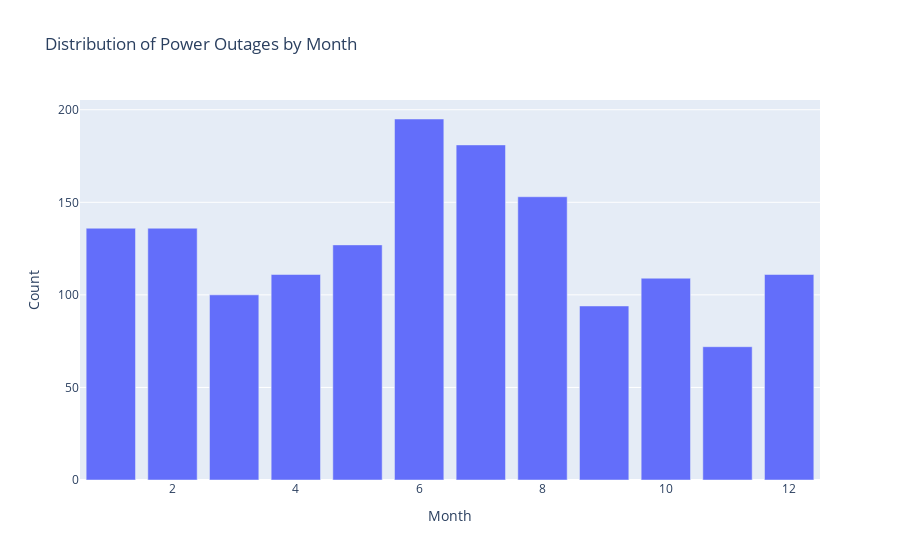

The notebook cell saved with this chart:
### Code cell
# Calculate the count of power outages for each month
month_counts = outages['MONTH'].value_counts().sort_index()

# Create a bar chart of the month
fig_month = px.bar(x=month_counts.index, y=month_counts.values, title='Distribution of Power Outages by Month')
fig_month.update_xaxes(title='Month')
fig_month.update_yaxes(title='Count')

fig_month.show()
fig_hist.write_html("assets/month_only_chart.html", include_plotlyjs="cdn")

### Figure 1 — Plotly figure (JSON) as saved in the notebook; plotly's stock layout.template omitted (floating-point values rounded to 4 significant figures)
{"data": [{"alignmentgroup": "True", "hovertemplate": "x=%{x}<br>y=%{y}<extra></extra>", "legendgroup": "", "marker": {"color": "#636efa", "pattern": {"shape": ""}}, "name": "", "offsetgroup": "", "orientation": "v", "showlegend": false, "textposition": "auto", "type": "bar", "x": [1, 2, 3, 4, 5, 6, 7, 8, 9, 10, 11, 12], "xaxis": "x", "y": [136, 136, 100, 111, 127, 195, 181, 153, 94, 109, 72, 111], "yaxis": "y"}], "layout": {"barmode": "relative", "legend": {"tracegroupgap": 0}, "title": {"text": "Distribution of Power Outages by Month"}, "xaxis": {"anchor": "y", "domain": [0, 1], "title": {"text": "Month"}}, "yaxis": {"anchor": "x", "domain": [0, 1], "title": {"text": "Count"}}}}
